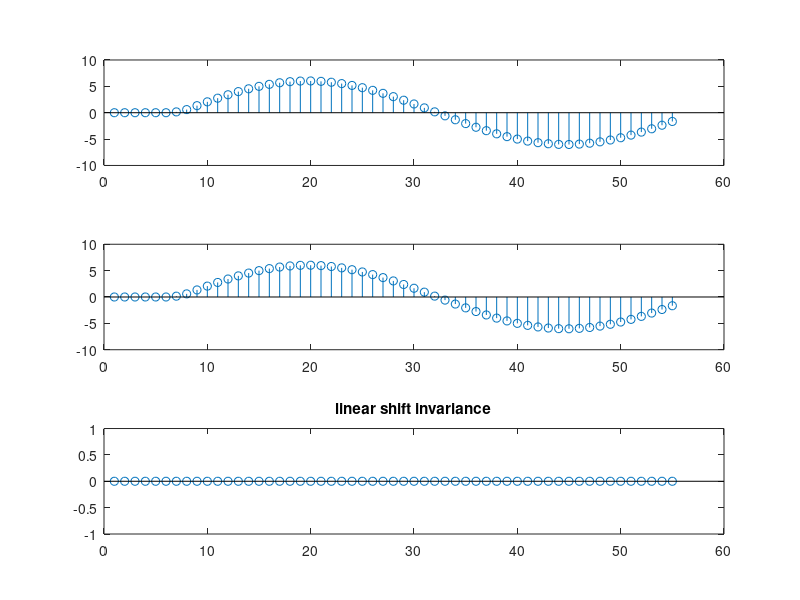

This figure's MATLAB source:
clc;
s=50;
n=0:1:(s-1);
b=[1.2503 2.2368 2.5689];
a=[1];
x1=sin(2*pi*0.02*n);
y1=filter(b,a,x1);
n=input('Shift: ');
rhs=[zeros(1,n),y1];
x2=[zeros(1,n),x1];
lhs=filter(b,a,x2);

subplot(3,1,1);
stem(lhs);
subplot(3,1,2);
stem(rhs);
subplot(3,1,3);
stem(lhs-rhs);
title('linear shift invariance');